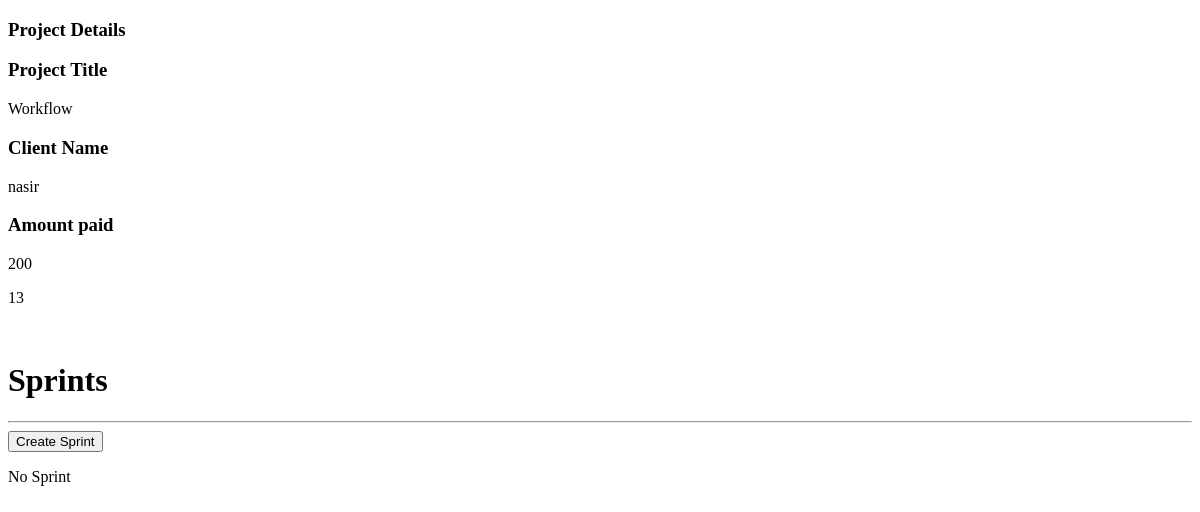
Page /projects/detail/13/ (signed in) on the earlier database version.
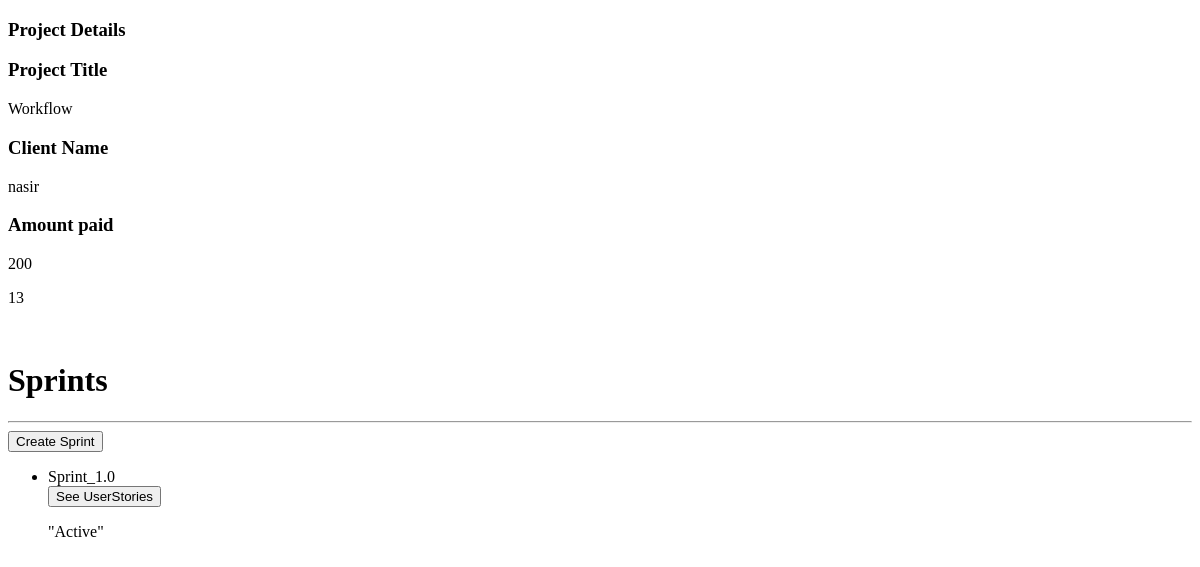
Same page on the later database version.
### sprints/models.py (models this page shows)
class Sprint(models.Model):
    name = models.CharField(max_length=100,unique=True)
    project = models.ForeignKey(Project,on_delete=models.CASCADE)
    startDate = models.DateField(default=now)
    endDate = models.DateField()
    isActive = models.BooleanField(default=True)

### projects/views.py (the view)
# urls.py: path('detail/<int:id>/' , views.projectDetail , name = 'projectDetail'),
@login_required
def projectDetail(request,id):
    project = Project.objects.get(id=id)
    sprints = Sprint.objects.filter(project=project)
    return render(request,'projects/projectDetail.html',{'project':project , 'sprints' : sprints , 'id':id})

### projects/templates/projects/projectDetail.html (shortened to what this page needs)
<!doctype html>
<html lang="en">
  <head>
  </head>
  <body>
    <h3>Project Details</h3>
    <h3>Project Title</h3>
    <p>{{project.title}}</p>
    <h3>Client Name</h3>
    <p>{{project.client.name}}</p>
    <h3>Amount paid</h3>
    <p>{{project.paid}}</p>
    <p>{{id}}</p>
    <br>
    <h1>Sprints</h1>
    <hr>
    <a href="{% url 'sprints:createSprint' id %}"><button>Create Sprint</button></a>
    {% if sprints %}
    <ul>
    {% for sprint in sprints %}
      <li>{{sprint.name}}</li>
      <a href="{% url 'userStories:displayUserStories' sprint.id %}"><button>See UserStories</button></a>
      {% if sprint.isActive %}
      <p>"Active"</p>
      {% else %}
      <p>"Not Active"</p>
      {% endif %}
      {% endfor %}
    </ul>
    {% else %}
    <p>No Sprint</p>
    {% endif %}
  </body>
</html>

Differences in the rows shown:
added Sprint: name "Sprint_1.0", isActive "\"Active\""
Other differences:
text no longer shown: "No Sprint"
